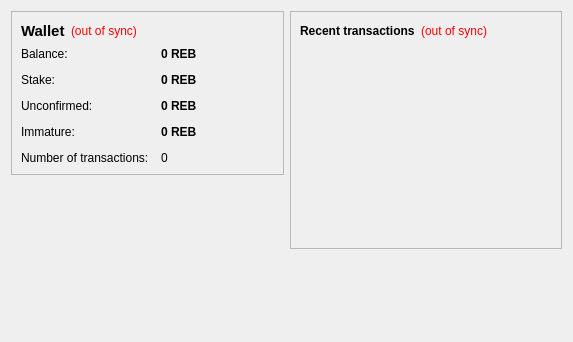
<?xml version="1.0" encoding="UTF-8"?>
<ui version="4.0">
 <class>OverviewPage</class>
 <widget class="QWidget" name="OverviewPage">
  <property name="geometry">
   <rect>
    <x>0</x>
    <y>0</y>
    <width>573</width>
    <height>342</height>
   </rect>
  </property>
  <property name="windowTitle">
   <string>Form</string>
  </property>
  <layout class="QHBoxLayout" name="horizontalLayout" stretch="1,1">
   <item>
    <layout class="QVBoxLayout" name="verticalLayout_2">
     <item>
      <widget class="QFrame" name="frame">
       <property name="frameShape">
        <enum>QFrame::StyledPanel</enum>
       </property>
       <property name="frameShadow">
        <enum>QFrame::Raised</enum>
       </property>
       <layout class="QVBoxLayout" name="verticalLayout_4">
        <item>
         <layout class="QHBoxLayout" name="horizontalLayout_4">
          <item>
           <widget class="QLabel" name="label_5">
            <property name="font">
             <font>
              <pointsize>11</pointsize>
              <weight>75</weight>
              <bold>true</bold>
             </font>
            </property>
            <property name="text">
             <string>Wallet</string>
            </property>
           </widget>
          </item>
          <item>
           <widget class="QLabel" name="labelWalletStatus">
            <property name="toolTip">
             <string>The displayed information may be out of date. Your wallet automatically synchronizes with the rebelcoin network after a connection is established, but this process has not completed yet.</string>
            </property>
            <property name="styleSheet">
             <string notr="true">QLabel { color: red; }</string>
            </property>
            <property name="text">
             <string notr="true">(out of sync)</string>
            </property>
            <property name="alignment">
             <set>Qt::AlignLeading|Qt::AlignLeft|Qt::AlignVCenter</set>
            </property>
           </widget>
          </item>
          <item>
           <spacer name="horizontalSpacer_2">
            <property name="orientation">
             <enum>Qt::Horizontal</enum>
            </property>
            <property name="sizeHint" stdset="0">
             <size>
              <width>40</width>
              <height>20</height>
             </size>
            </property>
           </spacer>
          </item>
         </layout>
        </item>
        <item>
         <layout class="QFormLayout" name="formLayout_2">
          <property name="fieldGrowthPolicy">
           <enum>QFormLayout::AllNonFixedFieldsGrow</enum>
          </property>
          <property name="horizontalSpacing">
           <number>12</number>
          </property>
          <property name="verticalSpacing">
           <number>12</number>
          </property>
          <item row="0" column="0">
           <widget class="QLabel" name="label">
            <property name="text">
             <string>Balance:</string>
            </property>
           </widget>
          </item>
          <item row="0" column="1">
           <widget class="QLabel" name="labelBalance">
            <property name="font">
             <font>
              <weight>75</weight>
              <bold>true</bold>
             </font>
            </property>
            <property name="cursor">
             <cursorShape>IBeamCursor</cursorShape>
            </property>
            <property name="toolTip">
             <string>Your current balance</string>
            </property>
            <property name="text">
             <string notr="true">0 REB</string>
            </property>
            <property name="textInteractionFlags">
             <set>Qt::LinksAccessibleByMouse|Qt::TextSelectableByKeyboard|Qt::TextSelectableByMouse</set>
            </property>
           </widget>
          </item>
          <item row="1" column="0">
           <widget class="QLabel" name="label_6">
            <property name="text">
             <string>Stake:</string>
            </property>
           </widget>
          </item>
          <item row="1" column="1">
           <widget class="QLabel" name="labelStake">
            <property name="font">
             <font>
              <weight>75</weight>
              <bold>true</bold>
             </font>
            </property>
            <property name="cursor">
             <cursorShape>IBeamCursor</cursorShape>
            </property>
            <property name="toolTip">
             <string>Total of coins that was staked, and do not yet count toward the current balance</string>
            </property>
            <property name="text">
             <string notr="true">0 REB</string>
            </property>
            <property name="textInteractionFlags">
             <set>Qt::LinksAccessibleByMouse|Qt::TextSelectableByKeyboard|Qt::TextSelectableByMouse</set>
            </property>
           </widget>
          </item>
          <item row="2" column="0">
           <widget class="QLabel" name="label_3">
            <property name="text">
             <string>Unconfirmed:</string>
            </property>
           </widget>
          </item>
          <item row="2" column="1">
           <widget class="QLabel" name="labelUnconfirmed">
            <property name="font">
             <font>
              <weight>75</weight>
              <bold>true</bold>
             </font>
            </property>
            <property name="cursor">
             <cursorShape>IBeamCursor</cursorShape>
            </property>
            <property name="toolTip">
             <string>Total of transactions that have yet to be confirmed, and do not yet count toward the current balance</string>
            </property>
            <property name="text">
             <string notr="true">0 REB</string>
            </property>
            <property name="textInteractionFlags">
             <set>Qt::LinksAccessibleByMouse|Qt::TextSelectableByKeyboard|Qt::TextSelectableByMouse</set>
            </property>
           </widget>
          </item>
          <item row="3" column="0">
           <widget class="QLabel" name="labelImmatureText">
            <property name="text">
             <string>Immature:</string>
            </property>
           </widget>
          </item>
          <item row="3" column="1">
           <widget class="QLabel" name="labelImmature">
            <property name="font">
             <font>
              <weight>75</weight>
              <bold>true</bold>
             </font>
            </property>
            <property name="toolTip">
             <string>Mined balance that has not yet matured</string>
            </property>
            <property name="text">
             <string notr="true">0 REB</string>
            </property>
            <property name="textInteractionFlags">
             <set>Qt::LinksAccessibleByMouse|Qt::TextSelectableByKeyboard|Qt::TextSelectableByMouse</set>
            </property>
           </widget>
          </item>
          <item row="4" column="0">
           <widget class="QLabel" name="label_2">
            <property name="text">
             <string>Number of transactions:</string>
            </property>
           </widget>
          </item>
          <item row="4" column="1">
           <widget class="QLabel" name="labelNumTransactions">
            <property name="toolTip">
             <string>Total number of transactions in wallet</string>
            </property>
            <property name="text">
             <string notr="true">0</string>
            </property>
           </widget>
          </item>
         </layout>
        </item>
       </layout>
      </widget>
     </item>
     <item>
      <widget class="QLabel" name="label_wallet_bgcoin">
       <property name="text">
        <string/>
       </property>
       <property name="pixmap">
        <pixmap resource="../rebelcoin.qrc">:/images/wallet_bgcoin</pixmap>
       </property>
      </widget>
     </item>
     <item>
      <spacer name="verticalSpacer">
       <property name="orientation">
        <enum>Qt::Vertical</enum>
       </property>
       <property name="sizeHint" stdset="0">
        <size>
         <width>20</width>
         <height>40</height>
        </size>
       </property>
      </spacer>
     </item>
    </layout>
   </item>
   <item>
    <layout class="QVBoxLayout" name="verticalLayout_3">
     <item>
      <widget class="QFrame" name="frame_2">
       <property name="frameShape">
        <enum>QFrame::StyledPanel</enum>
       </property>
       <property name="frameShadow">
        <enum>QFrame::Raised</enum>
       </property>
       <layout class="QVBoxLayout" name="verticalLayout">
        <item>
         <layout class="QHBoxLayout" name="horizontalLayout_2">
          <item>
           <widget class="QLabel" name="label_4">
            <property name="text">
             <string>&lt;b&gt;Recent transactions&lt;/b&gt;</string>
            </property>
           </widget>
          </item>
          <item>
           <widget class="QLabel" name="labelTransactionsStatus">
            <property name="toolTip">
             <string>The displayed information may be out of date. Your wallet automatically synchronizes with the rebelcoin network after a connection is established, but this process has not completed yet.</string>
            </property>
            <property name="styleSheet">
             <string notr="true">QLabel { color: red; }</string>
            </property>
            <property name="text">
             <string notr="true">(out of sync)</string>
            </property>
            <property name="alignment">
             <set>Qt::AlignRight|Qt::AlignTrailing|Qt::AlignVCenter</set>
            </property>
           </widget>
          </item>
          <item>
           <spacer name="horizontalSpacer">
            <property name="orientation">
             <enum>Qt::Horizontal</enum>
            </property>
            <property name="sizeHint" stdset="0">
             <size>
              <width>40</width>
              <height>20</height>
             </size>
            </property>
           </spacer>
          </item>
         </layout>
        </item>
        <item>
         <widget class="QListView" name="listTransactions">
          <property name="styleSheet">
           <string notr="true">QListView { background: transparent; }</string>
          </property>
          <property name="frameShape">
           <enum>QFrame::NoFrame</enum>
          </property>
          <property name="verticalScrollBarPolicy">
           <enum>Qt::ScrollBarAlwaysOff</enum>
          </property>
          <property name="horizontalScrollBarPolicy">
           <enum>Qt::ScrollBarAlwaysOff</enum>
          </property>
          <property name="selectionMode">
           <enum>QAbstractItemView::NoSelection</enum>
          </property>
         </widget>
        </item>
       </layout>
      </widget>
     </item>
     <item>
      <widget class="QLabel" name="label_rebelcoin_Intro">
       <property name="text">
        <string></string>
       </property>
      </widget>
     </item>
     <item>
      <spacer name="verticalSpacer_2">
       <property name="orientation">
        <enum>Qt::Vertical</enum>
       </property>
       <property name="sizeHint" stdset="0">
        <size>
         <width>20</width>
         <height>40</height>
        </size>
       </property>
      </spacer>
     </item>
    </layout>
   </item>
  </layout>
 </widget>
 <resources>
  <include location="../rebelcoin.qrc"/>
 </resources>
 <connections/>
</ui>
